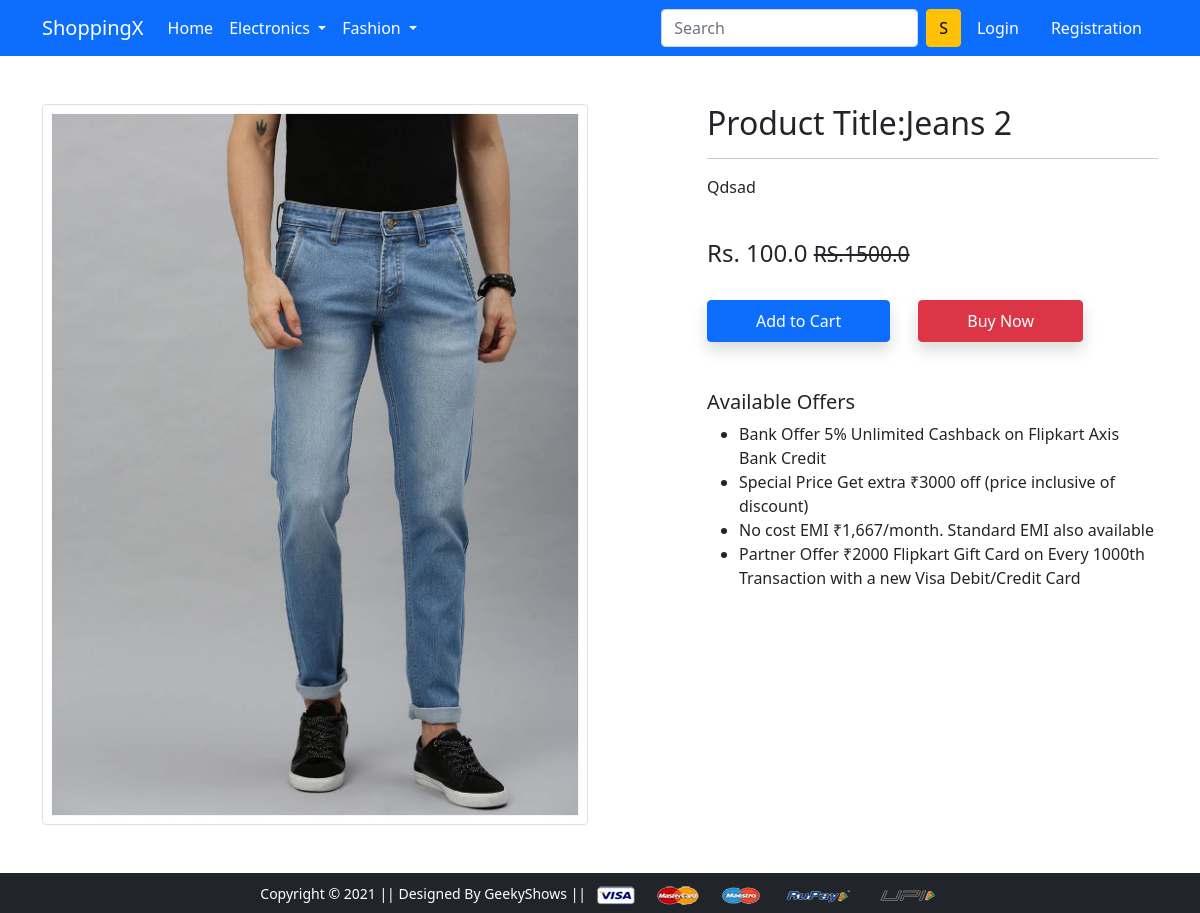
Screenshot of /product-detail/2 with the database file from the repository.
### app/models.py (models this page shows)
class Product(models.Model):
    title=models.CharField(max_length=100)
    selling_price=models.FloatField()
    discounted_price=models.FloatField()
    description=models.TextField()
    brand=models.CharField(max_length=100)
    category=models.CharField(choices=CATEGORY_CHOICES,max_length=2)
    product_image=models.ImageField(upload_to='productimg')

### app/views.py (the view)
# urls.py: path('product-detail/<int:pk>', views.ProductDetailView.as_view(), name='product-detail'),
class ProductDetailView(View):
    def get(self,request,pk):
        product = Product.objects.get(pk=pk)
        return render(request,'app/productdetail.html',{'product':product})

### app/templates/app/productdetail.html (shortened to what this page needs)
{% extends 'app/base.html' %}
{% load static %}
{% block main-content %}
<div class="container my-5">
 <div class="row">
  <div class="col-sm-6 text-center align-self-center">
   <img src="{{product.product_image.url}}" alt="" class="img-fluid img-thumbnail">
  </div>
  <div class="col-sm-5 offset-sm-1">
   <h2>Product Title:{{product.title}}</h2>
   <hr>
   <p>{{product.description}}</p> <br>
   <h4>Rs. {{product.discounted_price}} <small class="fw-light text-decoration-line-through">RS.{{product.selling_price}}</small></h4> <br>
   <form action="/add-to-cart" class="d-inline">
    <button type="submit" class="btn btn-primary shadow px-5 py-2">Add to Cart</button>
   </form>
   <a href="{% url 'buy-now' %}" class="btn btn-danger shadow px-5 py-2 ms-4">Buy Now</a>
   <h5 class="mt-5">Available Offers</h5>
   <ul>
    <li>Bank Offer 5% Unlimited Cashback on Flipkart Axis Bank Credit</li>
    <li>Special Price Get extra ₹3000 off (price inclusive of discount)</li>
    <li>No cost EMI ₹1,667/month. Standard EMI also available</li>
    <li>Partner Offer ₹2000 Flipkart Gift Card on Every 1000th Transaction with a new Visa Debit/Credit Card</li>
   </ul>
  </div>
 </div>
</div>
{% endblock main-content %}

### rows the page displays
Product: product_image (picture), title "Jeans 2", description "Qdsad", discounted_price "100.0", selling_price "1500.0"
